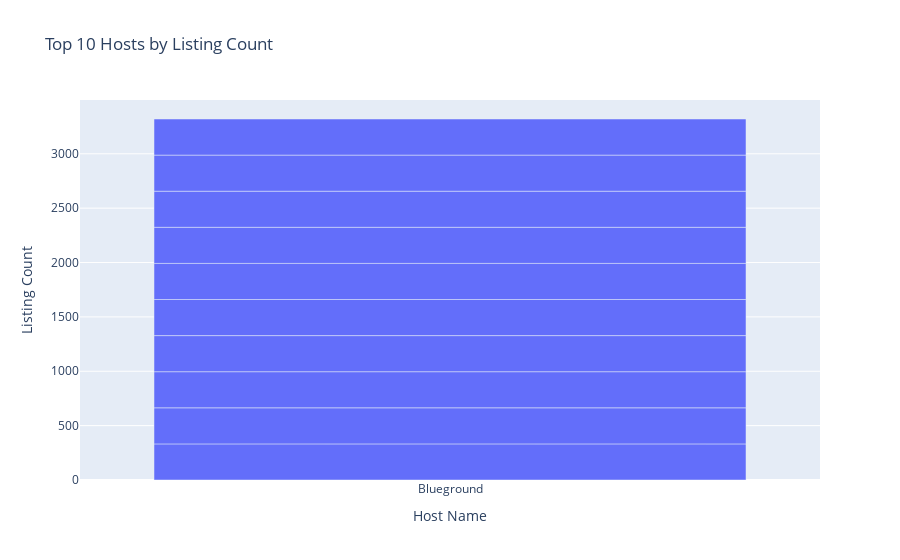

The notebook cell saved with this chart:
### Code cell
# Top 10 Hosts by Listing Count

top_hosts = df.groupby(['host id','host name'])['calculated host listings count'].max().nlargest(10)
print("\nTop 10 Hosts:\n", top_hosts)

px.bar(top_hosts.reset_index(), x='host name', y='calculated host listings count',
       title="Top 10 Hosts by Listing Count", labels={'calculated host listings count':'Listing Count','host name':'Host Name'}).show()

### Figure 1 — Plotly figure (JSON) as saved in the notebook; plotly's stock layout.template omitted (floating-point values rounded to 4 significant figures)
{"data": [{"alignmentgroup": "True", "hovertemplate": "Host Name=%{x}<br>Listing Count=%{y}<extra></extra>", "legendgroup": "", "marker": {"color": "#636efa", "pattern": {"shape": ""}}, "name": "", "offsetgroup": "", "orientation": "v", "showlegend": false, "textposition": "auto", "type": "bar", "x": ["Blueground", "Blueground", "Blueground", "Blueground", "Blueground", "Blueground", "Blueground", "Blueground", "Blueground", "Blueground"], "xaxis": "x", "y": [332, 332, 332, 332, 332, 332, 332, 332, 332, 332], "yaxis": "y"}], "layout": {"barmode": "relative", "legend": {"tracegroupgap": 0}, "title": {"text": "Top 10 Hosts by Listing Count"}, "xaxis": {"anchor": "y", "domain": [0, 1], "title": {"text": "Host Name"}}, "yaxis": {"anchor": "x", "domain": [0, 1], "title": {"text": "Listing Count"}}}}
